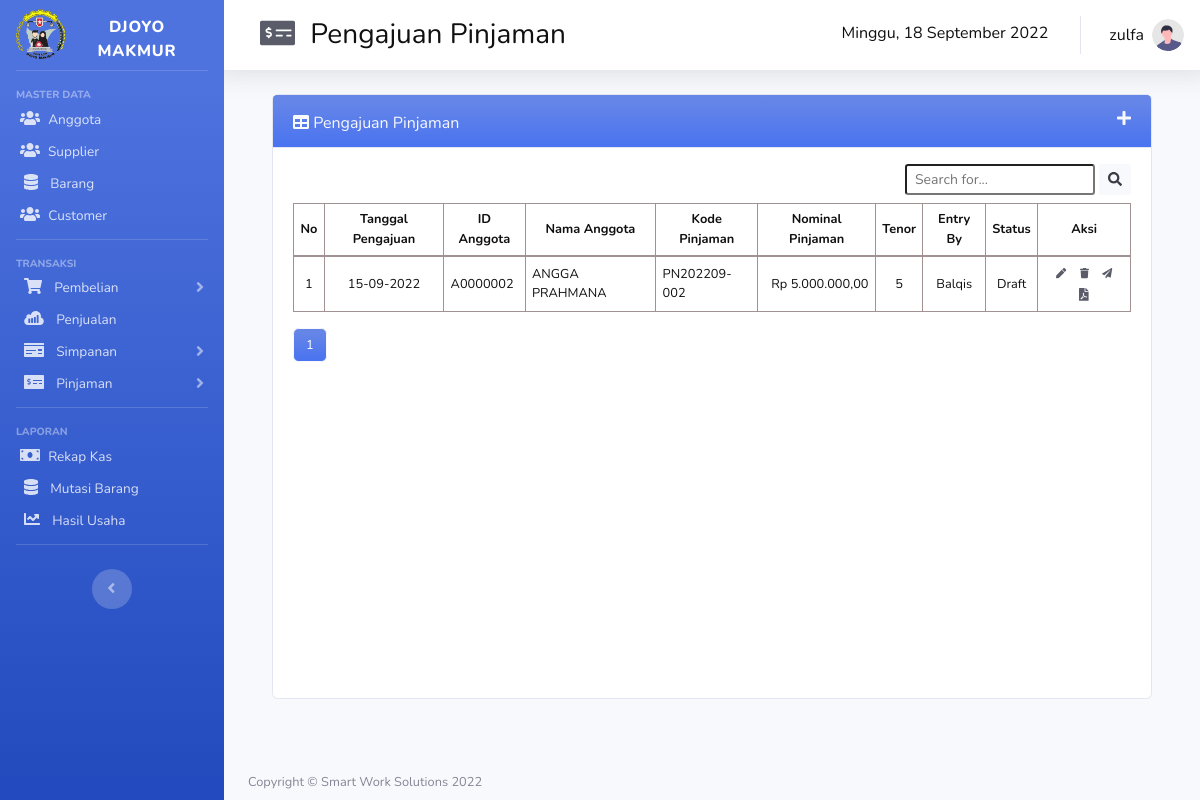
Page /pengajuan_pinjaman.php (signed in) on the committed database.
### tables this page shows
CREATE TABLE `pinjaman` (
  `id` int(11) NOT NULL,
  `tanggal_pengajuan` date DEFAULT NULL,
  `tanggal_pencairan` date DEFAULT NULL,
  `nominal` int(11) DEFAULT NULL,
  `tenor` int(11) DEFAULT NULL,
  `status` varchar(20) DEFAULT NULL,
  `user_id` int(11) DEFAULT NULL,
  `anggota_id` char(8) DEFAULT NULL,
  `kode_pinjam` char(12) DEFAULT NULL,
  `nominal_acc` int(11) DEFAULT NULL,
  `keterangan` varchar(255) DEFAULT NULL,
  `acc_by` int(11) DEFAULT NULL,
  `nominal_bayar` int(11) DEFAULT NULL,
  `dokumen` varchar(255) NOT NULL
);

CREATE TABLE `anggota` (
  `id` char(8) NOT NULL,
  `nama_anggota` varchar(100) NOT NULL,
  `ktp` char(16) NOT NULL,
  `alamat` varchar(100) DEFAULT NULL,
  `no_hp` bigint(11) DEFAULT NULL,
  `divisi_id` int(11) DEFAULT NULL,
  `tanggal_join` date DEFAULT NULL,
  `status` varchar(5) NOT NULL,
  `id_karyawan` char(8) NOT NULL
);

CREATE TABLE `user` (
  `id` int(11) NOT NULL,
  `nama_user` varchar(30) DEFAULT NULL,
  `jabatan` varchar(30) DEFAULT NULL,
  `username` varchar(15) DEFAULT NULL,
  `password` varchar(20) DEFAULT NULL
);

### pengajuan_pinjaman.php (the view, shortened to what the rows shown need)
<?php
    require 'koneksi.php';
    $batas   = 10;
    $halaman = @$_GET['halaman'];
    if(empty($halaman)){
         $posisi  = 0;
    } else{
        $posisi  = ($halaman-1) * $batas;
    }
        $no = $posisi+1;
        if (isset($_POST['filter'])) {
            $search = htmlspecialchars($_POST["search"]);
            if ($search != null) {
                $sql=mysqli_query($conn, "SELECT p.*, a.nama_anggota, u.nama_user FROM pinjaman p join anggota a on p.anggota_id = a.id join user u on u.id = p.user_id and p.nominal !=0 and p.status = 'Draft' where p.anggota_id like '%$search%' or a.nama_anggota like '%$search%' or p.tanggal_pengajuan like '%$search%' order by tanggal_pengajuan desc limit $posisi,$batas");
            } else {
                $sql=mysqli_query($conn, "SELECT p.*, a.nama_anggota, u.nama_user FROM pinjaman p join anggota a on p.anggota_id = a.id join user u on u.id = p.user_id where p.nominal !=0 and p.status = 'Draft' order by tanggal_pengajuan desc limit $posisi,$batas");
            }
        } else {
            $sql=mysqli_query($conn, "SELECT p.*, a.nama_anggota, u.nama_user FROM pinjaman p join anggota a on p.anggota_id = a.id join user u on u.id = p.user_id where p.nominal !=0 and p.status = 'Draft' order by tanggal_pengajuan desc limit $posisi,$batas");
        }
?>
<!DOCTYPE html>
<html lang="en">
<head>
    <link href="assets/css/styles2.css" rel="stylesheet" />
    <link href="assets/css/styles.css" rel="stylesheet" />
    <link href="css/sweetalert2.min.css" rel="stylesheet" />
    <link href="vendor/fontawesome-free/css/all.min.css" rel="stylesheet" type="text/css">
    <link href="css/sb-admin-2.min.css" rel="stylesheet">
    <link href="css/tambahan.css" rel="stylesheet">
    <link href="https://cdn.datatables.net/1.10.20/css/dataTables.bootstrap4.min.css" rel="stylesheet" />
</head>
<body id="page-top">
    <div id="wrapper">
        <div id="content-wrapper" class="d-flex flex-column">
            <div id="content">
                <div class="container-fluid">
                        <main>
                            <div class="container-fluid px-4">
                                <div class="card mb-1">
                                    <div class="card-body2">
                                        <div class="table-responsive">
                                            <table class="table-utama tabel" id="dataTable" width="100%" cellspacing="0">
                                                <thead>
                                                    <tr class="text-center small">
                                                        <th>No</th>
                                                        <th>Tanggal Pengajuan</th>
                                                        <th>ID Anggota</th>
                                                        <th>Nama Anggota</th>
                                                        <th>Kode Pinjaman</th>
                                                        <th>Nominal Pinjaman</th>
                                                        <th>Tenor</th>
                                                        <th>Entry By</th>
                                                        <th>Status</th>
                                                        <th>Aksi</th>
                                                    </tr>
                                                </thead>
                                                <?php foreach($sql as $pinjam ) : ?>
                                                <tbody class="small">
                                                    <tr>
                                                        <td class="text-center no "><?= $no; ?></td>
                                                        <td class="text-center"><?= date('d-m-Y',strtotime($pinjam['tanggal_pengajuan'])) ?></td>
                                                        <td><?= $pinjam["anggota_id"]; ?></td>
                                                        <td><?= $pinjam["nama_anggota"]; ?></td>
                                                        <td><?= $pinjam["kode_pinjam"]; ?></td>
                                                        <td class="text-right">Rp <?= number_format($pinjam["nominal"],2,',','.'); ?></td>
                                                        <td class="text-center"><?= $pinjam["tenor"]; ?></td>
                                                        <td class="text-center"><?= $pinjam["nama_user"]; ?></td>
                                                        <td class="text-center"><?= $pinjam["status"]; ?></td>
                                                        <td class="text-center">
                                                            <a type="button" class="aksi text-dark" id="tombolUbah" data-toggle='modal' data-target="#edit_pengajuan"
                                                                data-id="<?= $pinjam['id']; ?>"
                                                                data-tanggal="<?= $pinjam['tanggal_pengajuan']; ?>"
                                                                data-anggota_id="<?= $pinjam['anggota_id']; ?>"
                                                                data-nama_anggota="<?= $pinjam['nama_anggota']; ?>"
                                                                data-nominal="<?= $pinjam['nominal']; ?>"
                                                                data-status="<?= $pinjam['status']; ?>"
                                                                data-tenor="<?= $pinjam['tenor']; ?>"
                                                                data-kopin="<?= $pinjam['kode_pinjam']; ?>"
                                                                ><i class="fas fa-solid fa-pen small"></i>
                                                            </a>
                                                            <a class="aksi text-dark alert_notif" href="hapus.php?id_pinjaman=<?= $pinjam["id"]; ?>"><i class="fas fa-solid fa-trash small"></i></a>
                                                            <a type="button" class="aksi text-dark" id="tombolUbah" data-toggle='modal' data-target="#kirimPengajuan"
                                                                data-id="<?= $pinjam['id']; ?>"
                                                                data-tanggal="<?= tgl_indo($pinjam['tanggal_pengajuan']) ?>"
                                                                data-anggota_id="<?= $pinjam['anggota_id']; ?>"
                                                                data-nama_anggota="<?= $pinjam['nama_anggota']; ?>"
                                                                data-nominal="Rp <?= number_format($pinjam["nominal"],2,',','.'); ?>"
                                                                data-status="<?= $pinjam['status']; ?>"
                                                                data-tenor="<?= $pinjam['tenor'].' '.'Bulan'; ?>"
                                                                data-kopin="<?= $pinjam['kode_pinjam']; ?>"
                                                                ><i class="fas fa-solid fa-paper-plane small"></i>
                                                            </a>
                                                            <a class="aksi text-dark " href="preview.php?file=<?= $pinjam["dokumen"]; ?>"><i class="fas fa-file-pdf"></i></a>
                                                        </td>
                                                    </tr>
                                                </tbody>
                                                <?php $no++ ?>
                                                <?php endforeach; ?>
                                            </table>
                                        </div>
                                    </div>
                                </div>
                            </div>
                        </main>
                </div>
            </div>
        </div>
    </div>
</body>
</html>

### rows in the picture
pinjaman: tanggal_pengajuan "15-09-2022", anggota "A0000002", anggota.nama_anggota "ANGGA PRAHMANA", kode_pinjam "PN202209-002", nominal "5.000.000,00", tenor "5", user.nama_user "Balqis", status "Draft"

### other values in the picture
hari_ini() "Minggu"
$username "zulfa"
